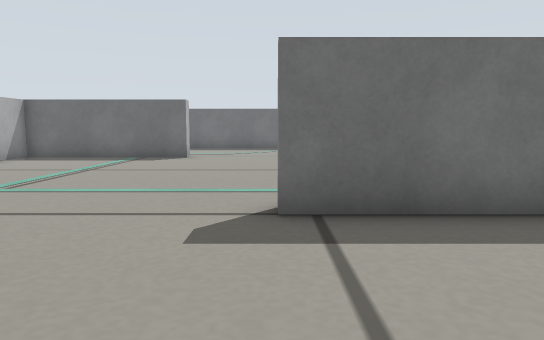
view 1 (above)

14 first-person views from a walk through a Gazebo world. The camera is 0.2 m above the floor, tilts 6° down and sees 70° across. The floor is counted in squares, 0.2 m on a side. Each view is taken from the middle of a square. On the plan, view 1 faces up. The plan holds only what a view shows up to about 14 squares ahead; the rest is blank.

view 2
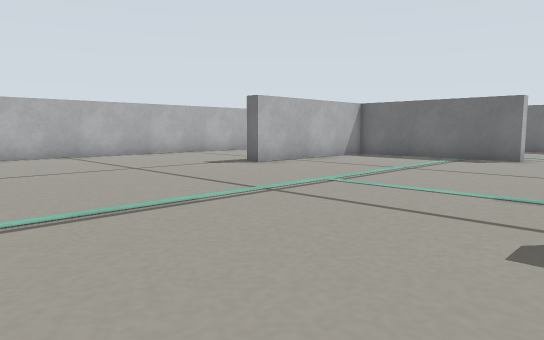

view 3
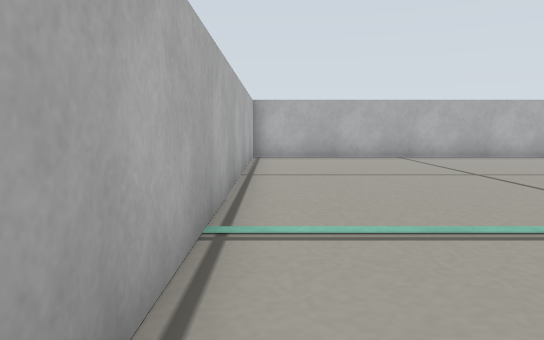

view 4
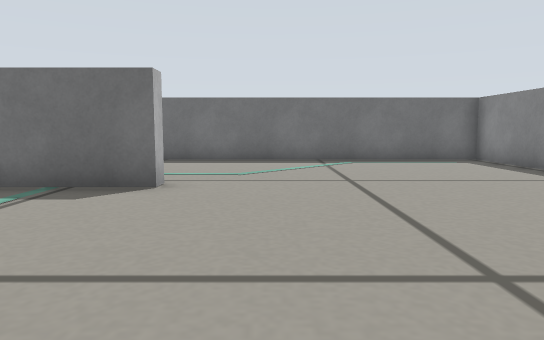

view 5
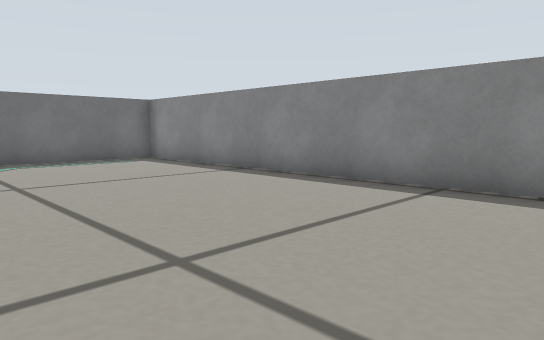

view 6
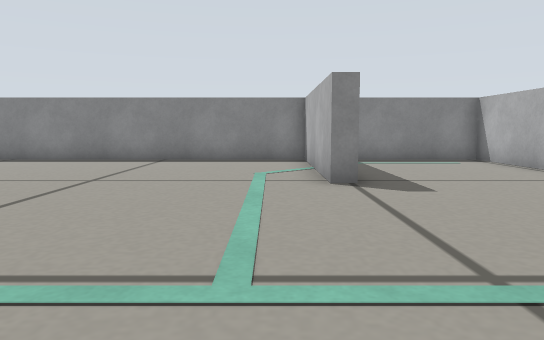

view 7
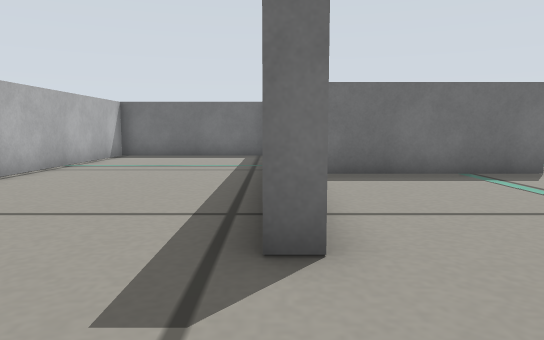

view 8
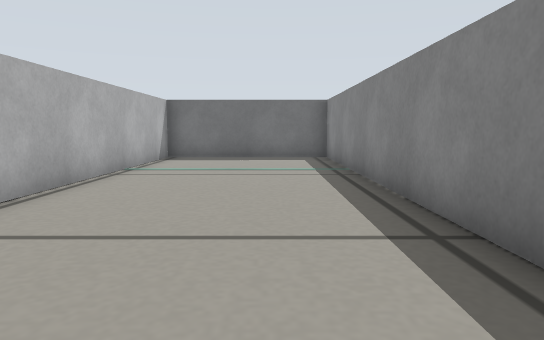

view 9
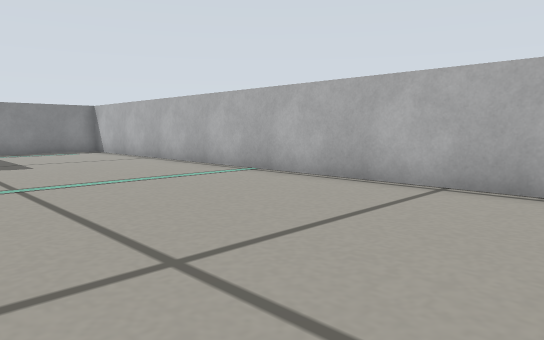

view 10
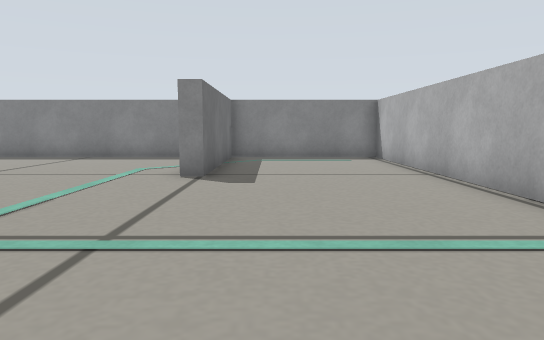

view 11
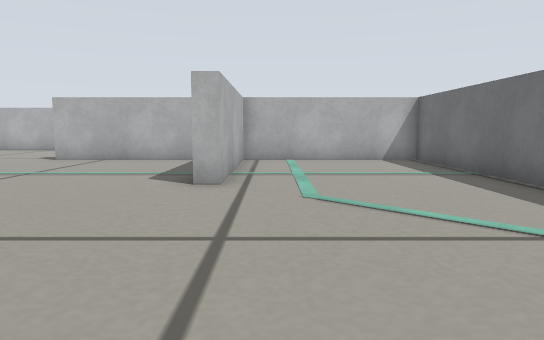

view 12
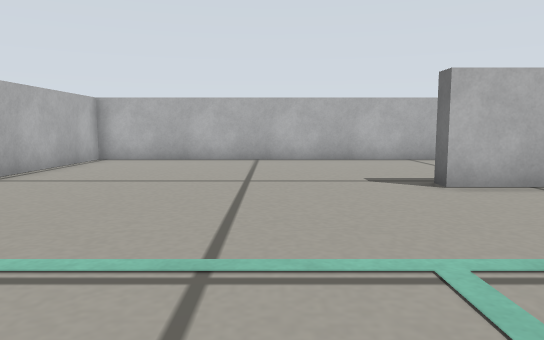

view 13
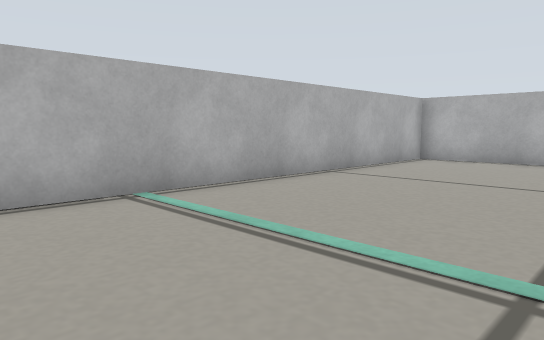

view 14
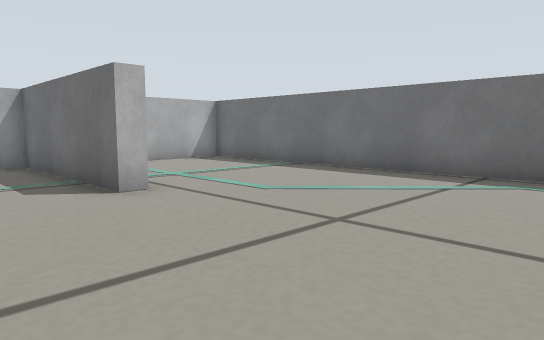

### Floor plan
Points are (right, up) in squares from view 1. A wall is a line through its corners. A room is listed if a view was taken in it or the views show most of it. See-through windows are left out.
Room 1 (views 1, 2, 3, 4, 5, 6, 7, 8, 9, 10, 11, 12, 13, 14)
walls: (-9.1, 8.6) (-9.1, 19.7) (-14.7, 19.7) (-14.7, -0.7) (5.7, -0.7) (5.7, 4.4) (0.1, 4.4) (0.1, 4.9) (5.7, 4.9) (5.7, 19.7) (-8.6, 19.7) (-8.6, 14.1) (-3, 14.1) (-3, 13.6) (-8.6, 13.6) (-8.6, 8) (-9.1, 8)

Positions as (right, up) in squares from view 1, and headings:
1: (0, 0), facing up
2: (0, 0), facing up-left
3: (-1, 0), facing left
4: (-1, 7), facing up
5: (-1, 7), facing up-right
6: (-7, 6), facing right
7: (-9, 5), facing up
8: (-11, 6), facing up
9: (-12, 6), facing down-right
10: (-8, 3), facing right
11: (4, 15), facing left
12: (-2, 5), facing left
13: (-2, 5), facing down-left
14: (3, 11), facing up-left
